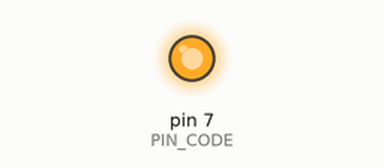
Simulated run of this sketch. Board: Arduino Uno, built with avr-gcc and run on an emulated ATmega328P. Shown: output pins drawn as LEDs (lit = HIGH). At 2.0 s the program stops and its outputs stay as they are.

Above: at 0.5 s.
At 1.75 s:
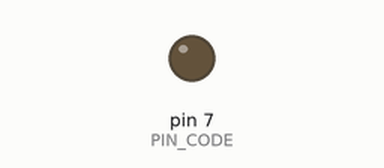
Timing chart, 0 to 3.0 s (numbered marks = the images above):
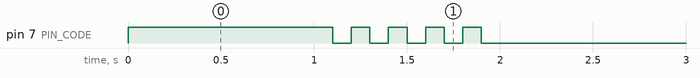

Measured:
- by itself, pin 7 (PIN_CODE): repeats every 0.20 s: LOW 0.10 s, HIGH 0.10 s, until it stays LOW from 1.9 s

The sketch:

05_practice_2.ino
```cpp
#define PIN_CODE 7

void setup() {
  pinMode(PIN_CODE,OUTPUT);
}

void loop() {
  digitalWrite(PIN_CODE,1);
  delay(1000);
  for (int i=0; i<5; i++) {
    digitalWrite(PIN_CODE,1);
    delay(100);
    digitalWrite(PIN_CODE,0);
    delay(100);
  }
  while(1){}

}
```
